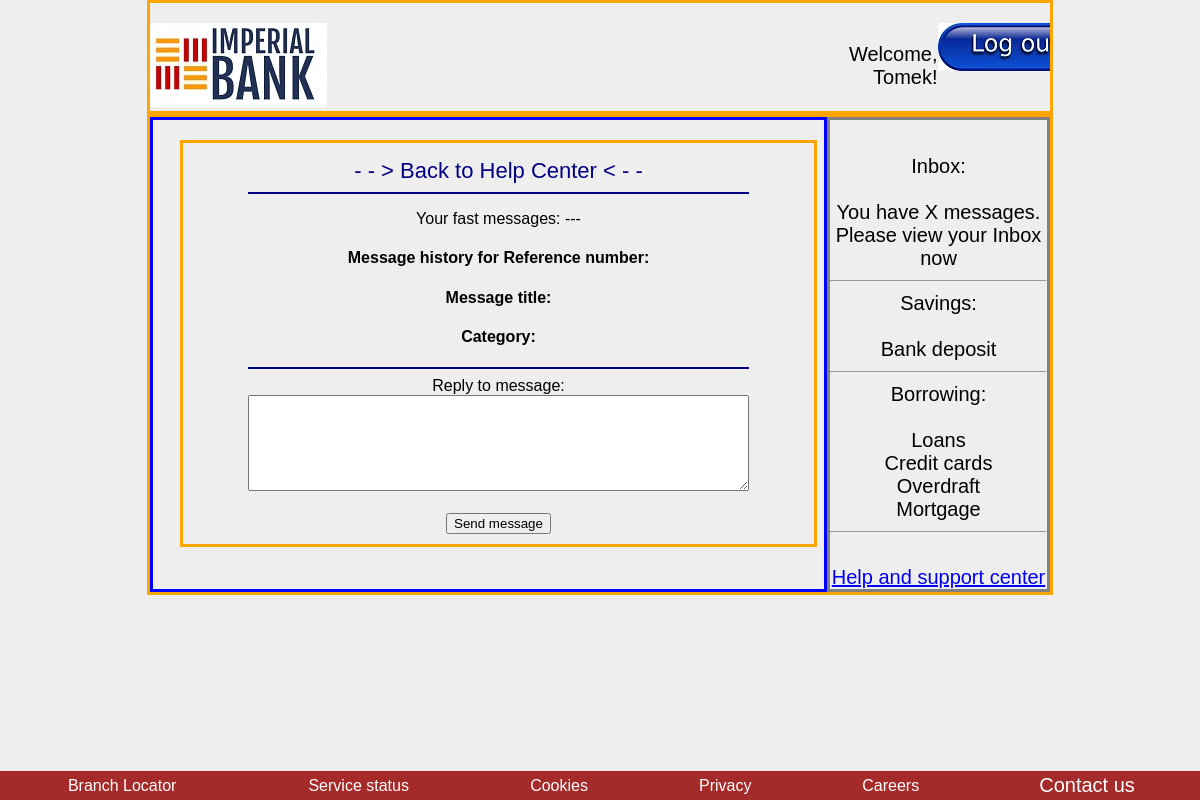
The app's page /read_message/000008Tomek (signed in), older data.
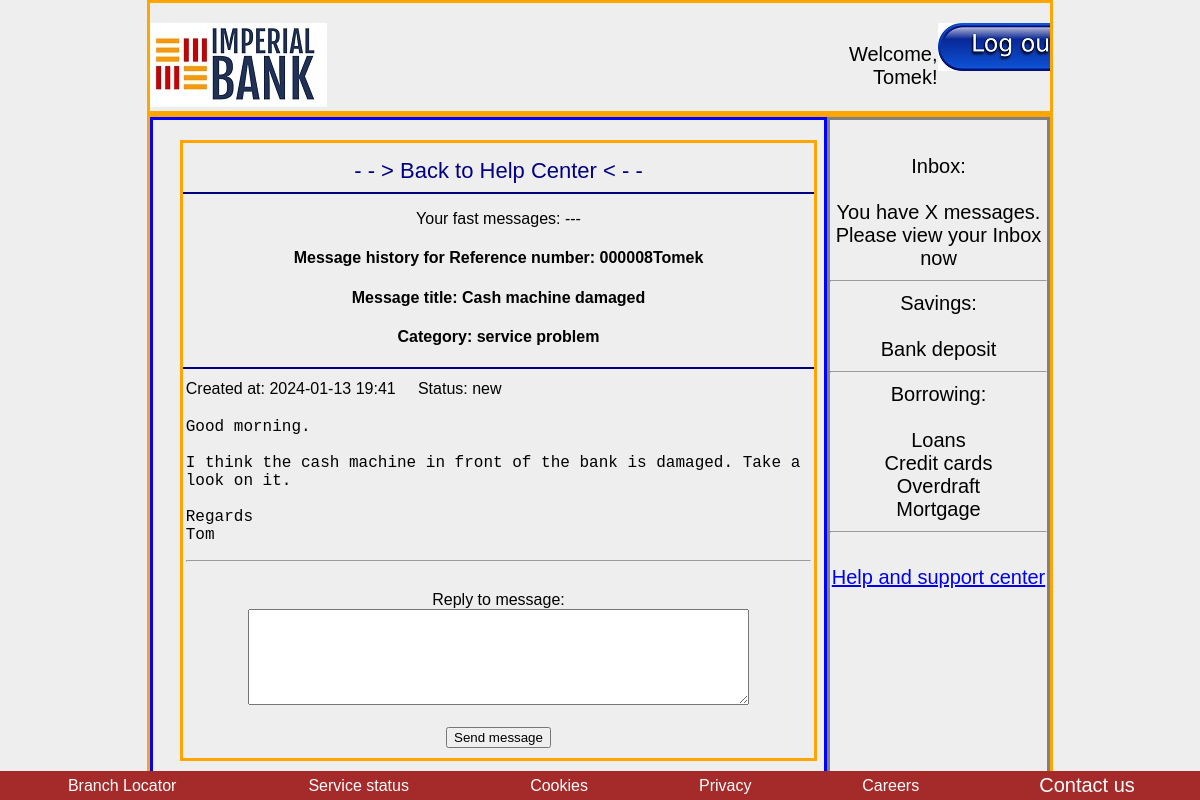
The same page, newer data.
### models/models.py (models this page shows)
class SupportTickets(db.Model):
    id = db.Column(db.Integer, primary_key=True)
    user_id = db.Column(db.Integer, db.ForeignKey('users.id'), nullable=False)
    title = db.Column(db.String(100), nullable=False)
    description = db.Column(db.Text, nullable=False)
    reference_number = db.Column(db.String(50), nullable=False)
    status = db.Column(db.String(50), nullable=False, default='new')  # values: new, in progress, closed, rejected
    priority = db.Column(db.String(50), nullable=False, default='normal')  # values: normal, high, urgent
    category = db.Column(db.String(50), nullable=False, default='general')  # values: general, fraud, service problem, money transfer
    created_at = db.Column(db.DateTime, default=datetime.utcnow)

### app.py (the view)
@app.route('/read_message/<query_ref>', methods=['GET', 'POST'])
@login_required
def read_message(query_ref):
    print("Received reference number:", query_ref)  # Wydruk kontrolny
    user_queries = SupportTickets.query.filter_by(reference_number=query_ref).all()
    last_query = SupportTickets.query.filter_by(reference_number=query_ref).order_by(SupportTickets.created_at.desc()).first()
    return render_template('reading_my_messages.html', all_queries=user_queries, query=last_query)

### app.py (called while the page is built)
@app.before_request
def initialize_database():
    db.create_all()
    session.permanent = True

@login_manager.user_loader
def load_user(user_id):
    return Users.query.get(int(user_id))

### templates/reading_my_messages.html (shortened to what this page needs)
{% extends 'base3.html' %}
{% block precontent%}
<a href="{{ url_for('help_center') }}" class="link3"> - - > Back to Help Center < - - </a><br>
<hr color="navy">
{% with messages = get_flashed_messages() %}
{% if not messages %}
    <p>Your fast messages: ---</p>
{% endif %}
{% endwith %}
<h4>Message history for Reference number: {{  query.reference_number }}</h4>
<h4>Message title: {{ query.title }}</h4>
<h4>Category: {{ query.category }}</h4>
<hr color="navy">
{% for query in all_queries %}
<div width = "100%">
<table align="left" border="0" width = "100%">
    <tr align="left" width = "100%">
        <td >
             Created at: {{  query.created_at.strftime('%Y-%m-%d %H:%M') }}  &nbsp; &nbsp; Status: {{  query.status }}
        </td>
    </tr>
    <tr align="left" width = "100%">
        <td  class="messages-table">
            <pre style="white-space: pre-wrap;">{{ query.description }}</pre> <hr><br>
        </td>
    </tr>
</table>
</div>
{% endfor %}
<form action="{{ url_for('send_message_for_message' , query_ref=query.reference_number) }}" method="post" role="form">
    <label for="description">Reply to message: </label> <br>
    <textarea id="description" name="description" required rows="6" cols="60"></textarea> <br><br>
    <input type="submit" value="Send message"><br>
</form>
{%  endblock %}

Row changes from the older to the newer data that the page shows:
added SupportTickets: reference_number "000008Tomek", title "Cash machine damaged", category "service problem", created_at "2024-01-13 19:41", status "new", description "Good morning. I think the cash machine in front of the bank is damaged. Take a look on it. Regards Tom"
